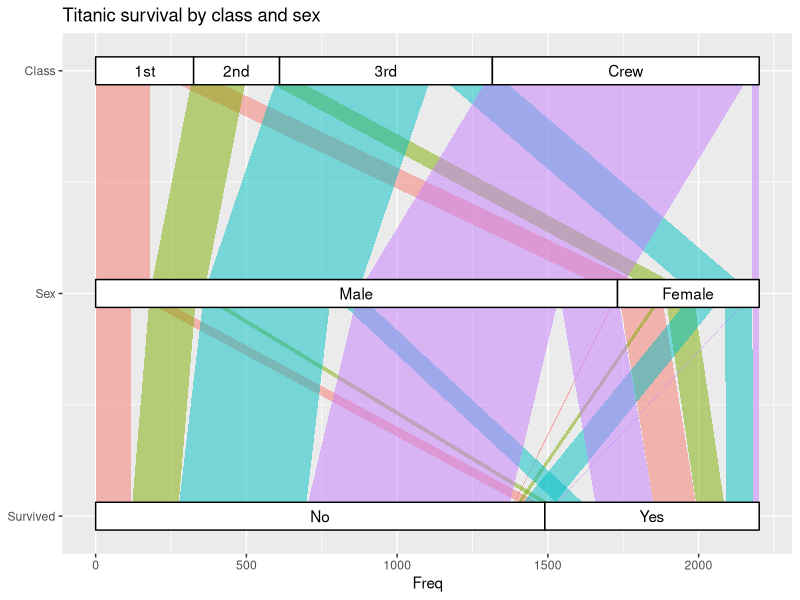
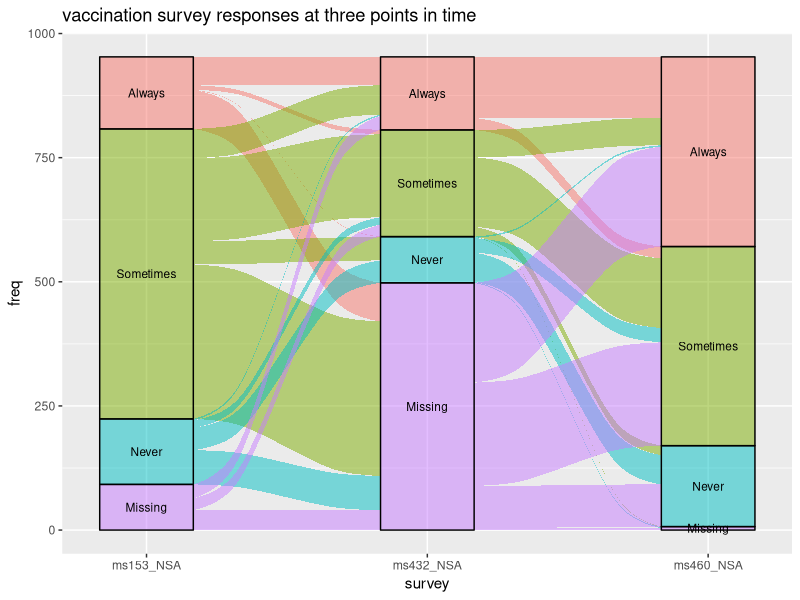

The R script that drew these images, in order: (Note: this script raises an error after producing the figures.)
library(ggalluvial)

ggplot(as.data.frame(Titanic),
       aes(y = Freq,
           axis1 = Survived, axis2 = Sex, axis3 = Class)) +
  geom_alluvium(aes(fill = Class),
                width = 0, knot.pos = 0, reverse = FALSE) +
  guides(fill = FALSE) +
  geom_stratum(width = 1/8, reverse = FALSE) +
  geom_text(stat = "stratum", aes(label = after_stat(stratum)),
            reverse = FALSE) +
  scale_x_continuous(breaks = 1:3, labels = c("Survived", "Sex", "Class")) +
  coord_flip() +
  ggtitle("Titanic survival by class and sex")


UCB_lodes <- to_lodes_form(as.data.frame(UCBAdmissions),
                           axes = 1:3,
                           id = "Cohort")
head(UCB_lodes, n = 12)
is_lodes_form(UCB_lodes, key = x, value = stratum, id = Cohort, silent = TRUE)

data(vaccinations)
vaccinations <- transform(vaccinations,
                          response = factor(response, rev(levels(response))))
ggplot(vaccinations,
       aes(x = survey, stratum = response, alluvium = subject,
           y = freq,
           fill = response, label = response)) +
  scale_x_discrete(expand = c(.1, .1)) +
  geom_flow() +
  geom_stratum(alpha = .5) +
  geom_text(stat = "stratum", size = 3) +
  theme(legend.position = "none") +
  ggtitle("vaccination survey responses at three points in time")



alluvial_data 


data(Refugees, package = "alluvial")
country_regions <- c(
  Afghanistan = "Middle East",
  Burundi = "Central Africa",
  `Congo DRC` = "Central Africa",
  Iraq = "Middle East",
  Myanmar = "Southeast Asia",
  Palestine = "Middle East",
  Somalia = "Horn of Africa",
  Sudan = "Central Africa",
  Syria = "Middle East",
  Vietnam = "Southeast Asia"
)
Refugees$region <- country_regions[Refugees$country]

Refugees


unique(alluvial_data$timepoint)





ggplot(data = Refugees,
       aes(x = year, y = refugees, alluvium = country)) +
  geom_alluvium(aes(fill = country, colour = country),
                alpha = .75, decreasing = FALSE) +
  scale_x_continuous(breaks = seq(2003, 2013, 2)) +
  theme_bw() +
  theme(axis.text.x = element_text(angle = -30, hjust = 0)) +
  scale_fill_brewer(type = "qual", palette = "Set3") +
  scale_color_brewer(type = "qual", palette = "Set3") +
  facet_wrap(~ region, scales = "fixed") +
  ggtitle("refugee volume by country and region of origin")
